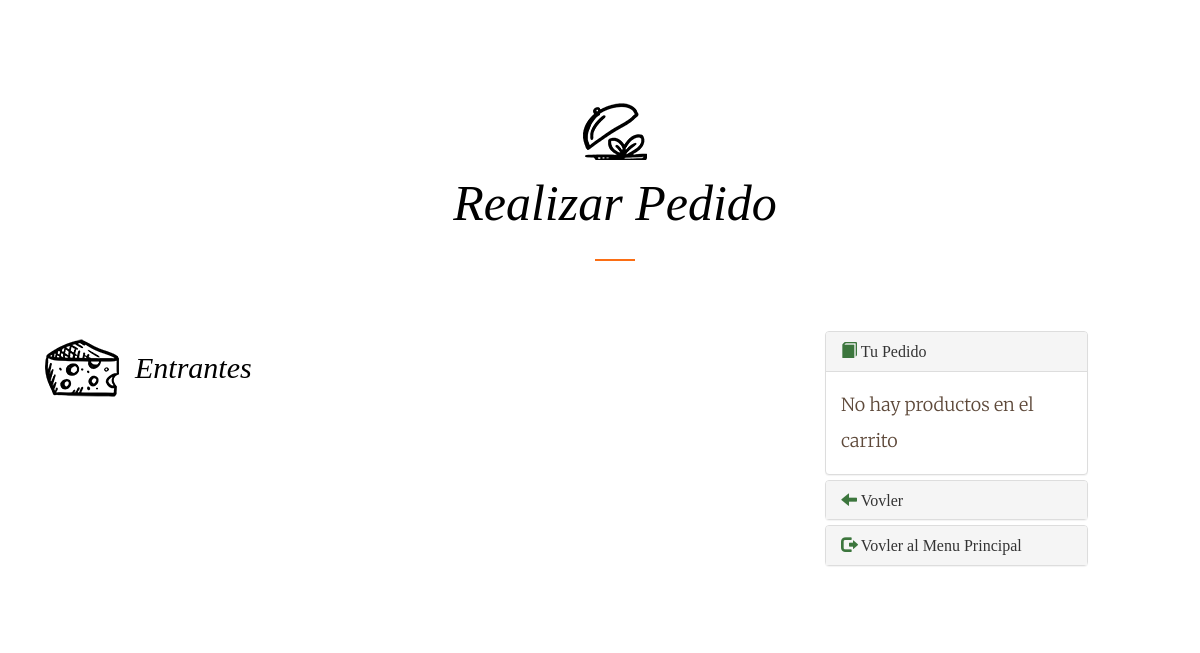
Before: /paginas/verTodosEntrantes.php (signed in) with the older database file.
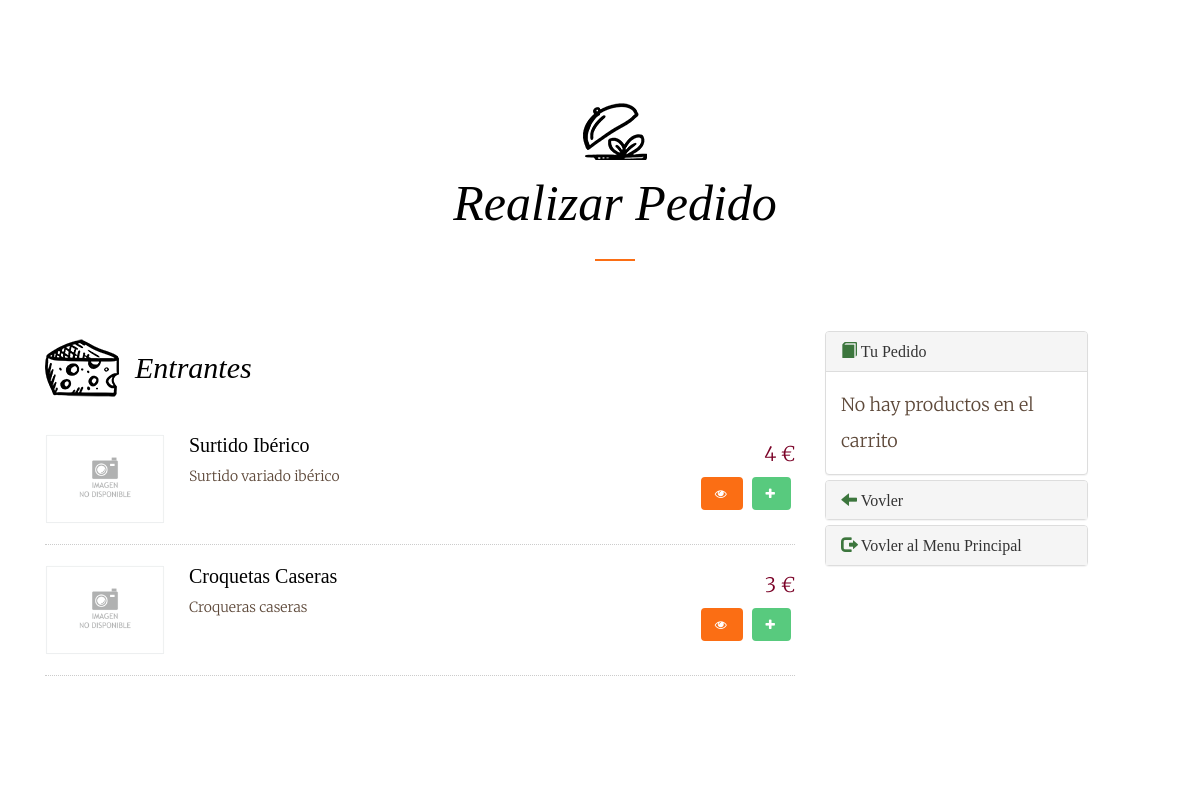
After: the same page with the newer database file.
### tables this page shows
CREATE TABLE IF NOT EXISTS producto(
  id_producto TINYINT UNSIGNED PRIMARY KEY AUTO_INCREMENT,
  nombre VARCHAR(30) NOT NULL,
  descripcion VARCHAR(100),
  precio DOUBLE NOT NULL,
  foto VARCHAR(100) DEFAULT NULL,
  calorias TINYINT UNSIGNED DEFAULT NULL,
  tipo_producto TINYINT UNSIGNED NOT NULL,
  is_delete CHAR(1) NOT NULL DEFAULT 0,
  CONSTRAINT fk_producto_tipo FOREIGN KEY (tipo_producto) REFERENCES tipo_producto(id_tipo_producto)
);

### procedimientos/procedimientos.php (called while the page is built, shortened)
<?php
require_once '../conexion/conexion.php';
class procedimientos{
    public $conexion;
    public $resultado;
    public function conect(){
        $obj = new conexion();
        $this->conexion = new mysqli($obj->getServer(), $obj->getUser(), $obj->getPass(),$obj->getDataBase());
        $this->conexion->set_charset("UTF8");
    }
    public function consultas($query){
        $this->resultado = $this->conexion->query($query);
    }
    public function devolverFilas(){
        return $this->resultado->fetch_array();
    }
}

### conexion/conexion.php (called while the page is built, shortened)
<?php
class conexion{
    private $server = "localhost";
    private $user = "root";
    private $pass = "";
    private $dataBase = "restaurante";
    public function getServer(){
        return $this->server;
    }
    public function getUser(){
        return $this->user;
    }
    public function getPass(){
        return $this->pass;
    }
    public function getDataBase(){
        return $this->dataBase;
    }
}

### paginas/verTodosEntrantes.php (the view, shortened to what the changed rows need)
<?php
include_once '../procedimientos/procedimientos.php';
$conexion = new procedimientos();
$conexion->conect();
?>
<!DOCTYPE html>
<html lang="en">
<head>
    <link type="text/css" href="../sources/bootstrap.css" rel="stylesheet">
    <link type="text/css" href="../sources/cssPropio.css" rel="stylesheet">
    <link href="//maxcdn.bootstrapcdn.com/font-awesome/4.2.0/css/font-awesome.min.css" rel="stylesheet">
    <link rel="stylesheet" href="../sources/animate.css">
    <link rel="stylesheet" href="../sources/icomoon.css">
    <link rel="stylesheet" href="../sources/style.css">
</head>
<body>
<div class="container caja">
    <div id="fh5co-menus" data-section="menu">
        <div class="container">
            <div class="row text-center fh5co-heading row-padded">
                <div class="col-md-8 col-md-offset-2">
                    <h2 class="heading to-animate">Realizar Pedido</h2>
                </div>
            </div>
            <div class="row row-padded">
                <div class="col-md-8">
                    <div class="fh5co-food-menu to-animate-2">
                        <h2 class="fh5co-starters">Entrantes</h2>
                        <ul>
                            <?php
                            $query = "SELECT * FROM producto INNER JOIN tipo_producto ON (producto.tipo_producto = tipo_producto.id_tipo_producto) WHERE tipo_producto.nombre = 'Entrantes'";
                            $conexion->consultas($query);
                            while($resultado = $conexion->devolverFilas()){ echo '
                                <li>
                                    <div class="fh5co-food-desc">';
                                        if($resultado["foto"] == null ){echo'
                                            <figure> <img src="../imagenes/imagen-no-disponible.gif" class="img-responsive"></figure>';
                                        }else {echo'
                                            <figure> <img src="../imagenes/productos/'.$resultado["foto"].'" class="img-responsive"></figure>';
                                        }echo'
                                        <div>
                                            <h3>'.$resultado["1"].'</h3>
                                            <p>'.$resultado["descripcion"].'</p>
                                        </div>
                                    </div>
                                    <div class="fh5co-food-pricing">
                                        '.$resultado["precio"].' €
                                    </div>
                                    <div class="fh5co-food-pricing">
                                        <button type="button" class="btn btn-primary" data-toggle="modal" data-target="#Modal" href="../consultas/obtenerModal.php?id='.$resultado["id_producto"].'"><span class="fa fa-eye"></span></button>
                                        <button type="button" class="btn btn-success" onclick="aniadirProducto('.$resultado["id_producto"].')"><span class="fa fa-plus"></span></button>
                                    </div>
                                </li>';
                            }
                            ?>
                        </ul>
                    </div>
                </div>
            </div>
        </div>
    </div>
</div>

Changed rows visible on the page:
added producto: nombre "Surtido Ibérico", descripcion "Surtido variado ibérico", precio "4"
added producto: nombre "Croquetas Caseras", descripcion "Croqueras caseras", precio "3"
